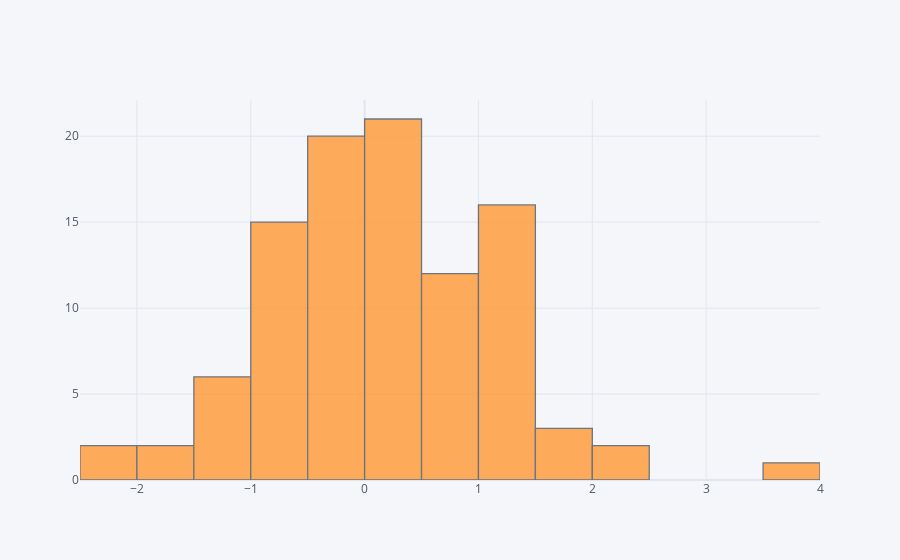

The notebook cell this image was saved under:
### Markdown cell above
## histogram

### Code cell
df['A'].iplot(kind='hist',bins=25)

### Figure 1 — Plotly figure (JSON) as saved in the notebook; plotly's stock layout.template omitted (floating-point values rounded to 4 significant figures)
{"data": [{"histfunc": "count", "histnorm": "", "marker": {"color": "rgba(255, 153, 51, 1.0)", "line": {"color": "#4D5663", "width": 1.3}}, "name": "A", "nbinsx": 25, "opacity": 0.8, "orientation": "v", "type": "histogram", "x": [0.2192, 0.4121, -0.2784, 0.3222, 1.136, -0.9717, 1.433, -0.3458, 0.9221, -0.4602, 0.03254, -1.578, 1.251, 0.8333, -0.09408, 0.01024, 0.6199, -2.369, 0.6446, 3.583, -1.101, -0.2864, 1.266, 0.448, -0.04075, -1.319, -0.2567, -0.7892, -0.5028, 0.0843, -0.409, 1.271, -0.3877, 0.4305, 1.807, 1.457, 0.9042, -0.7817, 0.7868, 0.9477, 1.196, 0.411, 1.009, -0.4405, 1.035, 0.1152, -0.3172, -0.7169, 0.2647, -0.6379, 0.9552, 1.693, 1.781, -1.488, -1.19, -0.109, 1.321, -0.8784, 0.6504, 1.095, -0.2133, -0.7927, -0.4577, 0.2871, -0.8353, -2.067, -0.3501, 0.9947, -1.183, -0.8486, -0.2766, 0.7681, -0.9336, 0.218, -0.9349, -0.01113, -1.674, 0.1257, 1.153, 1.3, -0.2735, 0.5958, 0.418, 0.4503, -0.5145, -0.4162, 2.469, -1.365, 0.2679, -0.06927, 0.312, 1.18, 0.369, 1.037, 0.1134, -0.8619, 1.05, -0.6298, 2.062, 0.281]}], "layout": {"barmode": "overlay", "legend": {"bgcolor": "#F5F6F9", "font": {"color": "#4D5663"}}, "paper_bgcolor": "#F5F6F9", "plot_bgcolor": "#F5F6F9", "title": {"font": {"color": "#4D5663"}}, "xaxis": {"gridcolor": "#E1E5ED", "showgrid": true, "tickfont": {"color": "#4D5663"}, "title": {"font": {"color": "#4D5663"}, "text": ""}, "zerolinecolor": "#E1E5ED"}, "yaxis": {"gridcolor": "#E1E5ED", "showgrid": true, "tickfont": {"color": "#4D5663"}, "title": {"font": {"color": "#4D5663"}, "text": ""}, "zerolinecolor": "#E1E5ED"}}}
